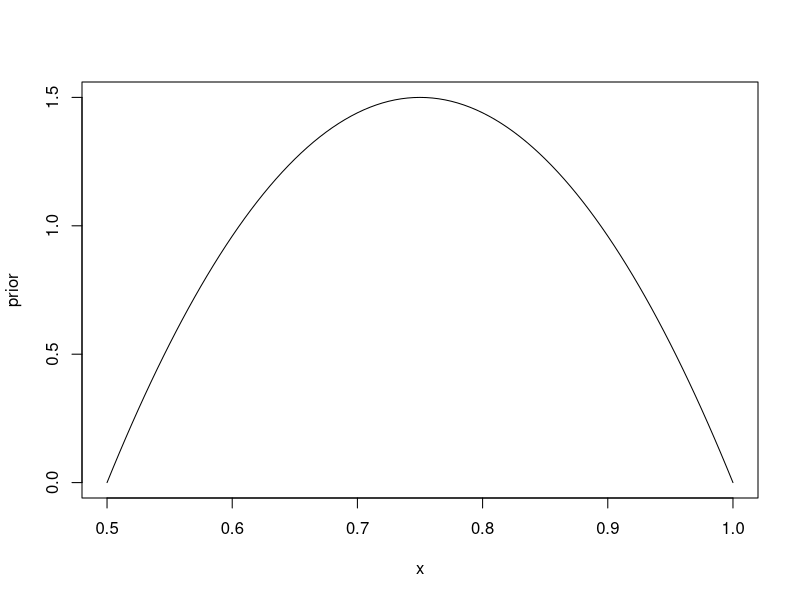
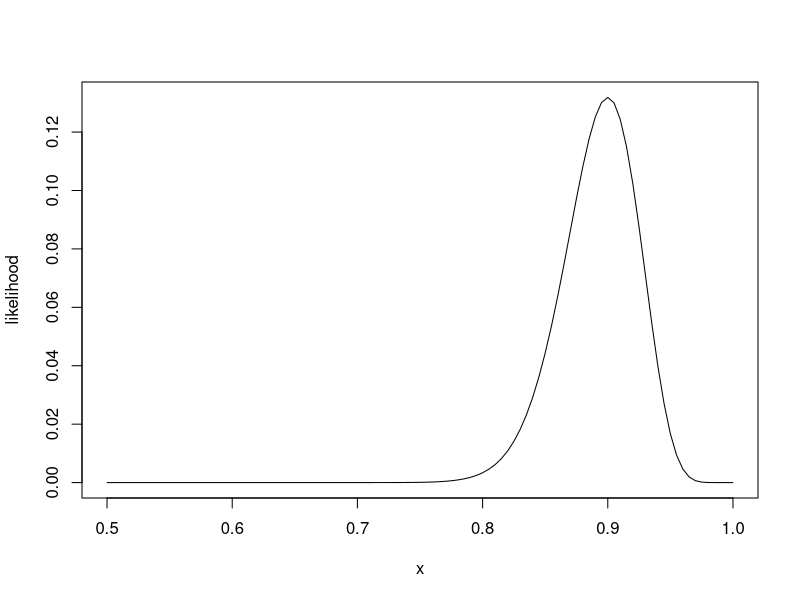
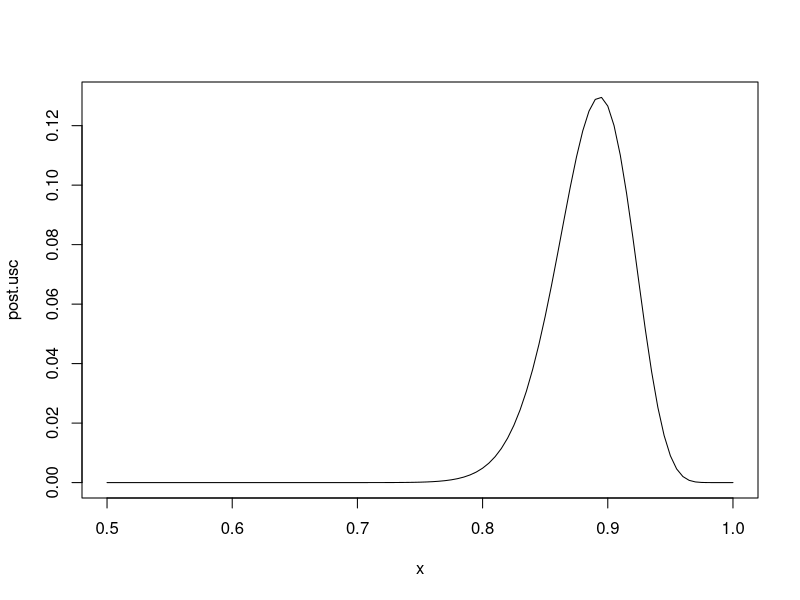
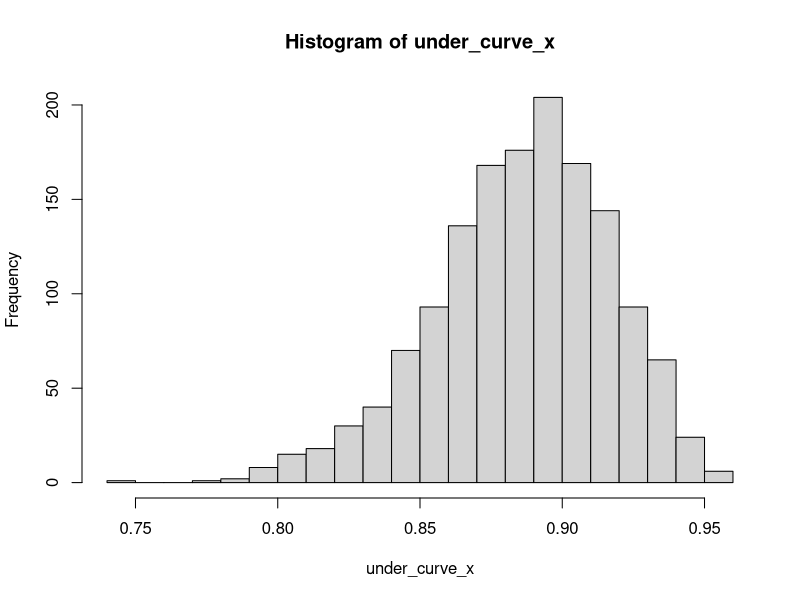
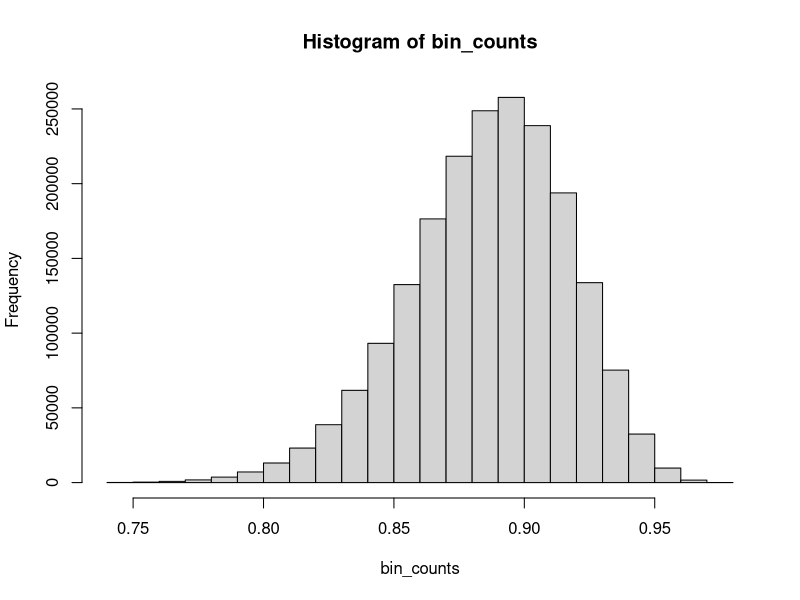

These charts were generated, in order, by the following R code:
## ---- chunk 1
num_trials = 100
num_correct = 90

prior <- function(p) {
  dbeta(2 * (p-.5), 2, 2)
}

likelihood <- function(p){
  dbinom(num_correct, num_trials, p)
}

post.usc <- function(p){
  prior(p) * likelihood(p)
}
  
x = seq(0.5, 1., 0.01)

plot(prior, 0.5, 1)
plot(likelihood, 0.5, 1)
plot(post.usc, 0.5, 1)


optimize(post.usc, interval=c(0.5,1), maximum=TRUE)
## ---- chunk 2

max = optimize(post.usc, interval=c(0.5,1), maximum=TRUE)$objective

ran_x = runif(10000, 0.5, 1)
ran_y = runif(10000, 0, max)

post_y = post.usc(ran_x)

under_curve_x = ran_x[ran_y<post_y]
  
hist(under_curve_x, breaks=25)  
summary(under_curve_x)

## ---- chunk 3
# Create bins
x = seq(0.5, 0.9999, 0.5/10000)
offset = 0.5/10000/2

# Calculate center
bin_center = x + offset

bin_height = post.usc(bin_center)
bin_counts = rep(bin_center, 10000*bin_height)
hist(bin_counts)
summary(bin_counts)
